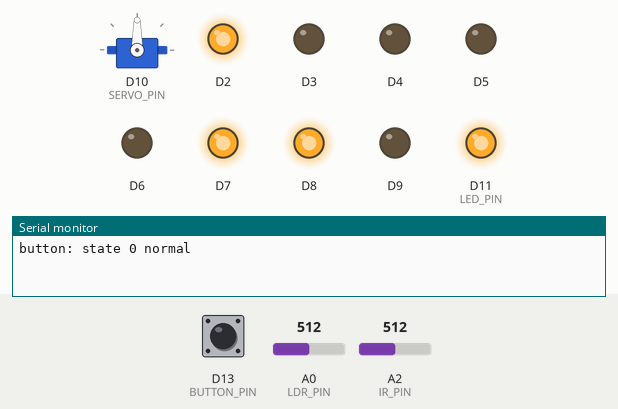
This sketch was run on a simulated Adafruit Feather M0. On the bench: servo, output pins drawn as LEDs (lit = HIGH), the last lines printed to the serial monitor. Inputs (shaded band) come from the test bench; at power-on: D13 (BUTTON_PIN) LOW, A0 (LDR_PIN) = 512, A2 (IR_PIN) = 512.

Above: at 1.2 s.
1.3 s: D13 (BUTTON_PIN) pulled HIGH for 0.15 s
At 3.8 s:
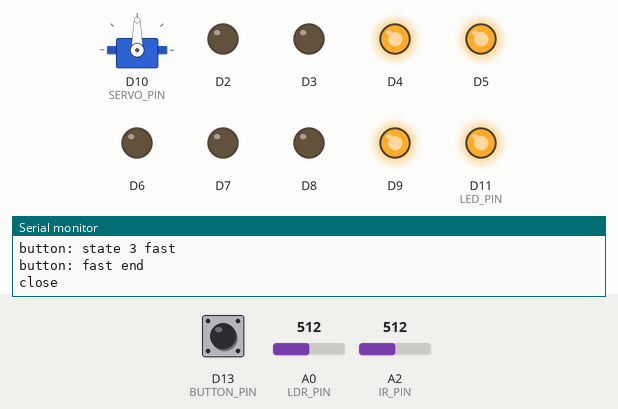
4.4 s: A0 (LDR_PIN) set to 132
7.4 s: A0 (LDR_PIN) set to 108
At 9.4 s:
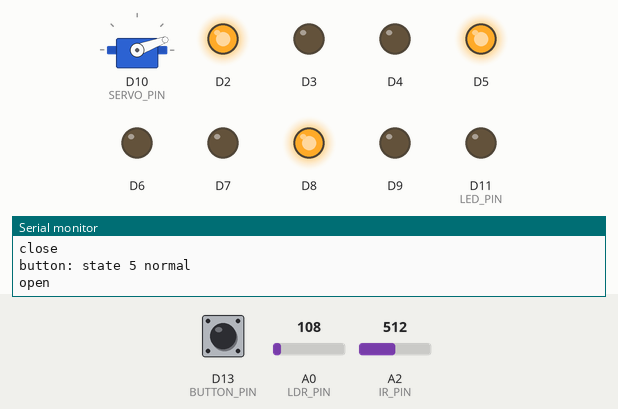
10.4 s: A2 (IR_PIN) set to 136
13.4 s: A2 (IR_PIN) set to 121
At 14.8 s:
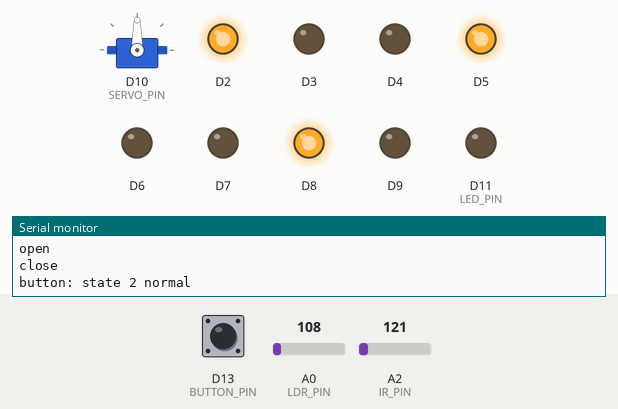
16.4 s: A2 (IR_PIN) set to 138
At 18.7 s:
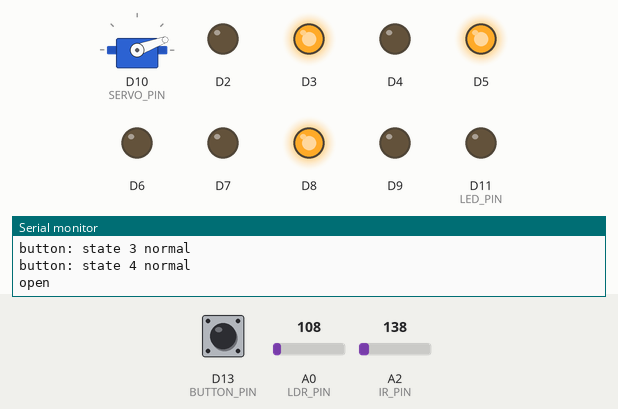
Timing chart, 0 to 41.8 s (numbered marks = the images above; inputs shaded):
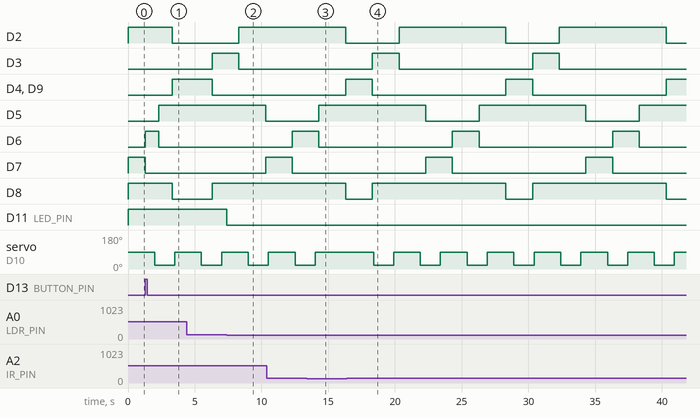

Measured:
- the behaviour switches between 121 and 120 on A0 (LDR_PIN) (found by bisection; images 1 and 2)
- the behaviour switches between 129 and 128 on A2 (IR_PIN) (found by bisection; images 2 and 3)
- after the input at 1.3 s, D2, D8: HIGH → LOW after 2.0 s; D4, D9: LOW → HIGH after 2.0 s; D5: LOW → HIGH after 1.0 s instead of 2.7 s; D7: HIGH → LOW after 0.00 s instead of 0.70 s
- after the input at 7.4 s, D11 (LED_PIN): HIGH → LOW at once
- after the input at 13.4 s, servo on D10 (SERVO_PIN): goes on until 14.0 s, then stays 90°
- after the input at 16.4 s, servo on D10 (SERVO_PIN): alternates 90° for 2.0 s and 20° for 1.5 s, starting after 2.0 s
- by itself, D3, D6: alternates HIGH for 2.0 s and LOW for 10.0 s

The sketch:

tej3traffic.ino
```cpp
#include <Servo.h>
// Names: Shane, Ken, and Caleb
// Teacher: Mr. Wong
// Date: June 9, 2023
// Purpose: Arduino code of traffic light model

#define SERVO_PIN 10
#define SERVO_CLOSED 90
#define SERVO_OPEN 20
#define IR_PIN A2
// assume IR is blocked when IR phototransistor value is more than IR_THRESHOLD
#define IR_THRESHOLD 128
#define BUTTON_PIN 13
#define LED_PIN 11
#define LDR_PIN A0

struct callback_request {
  unsigned long wakeBy;
};

#define flag_high(field, flag) (((field & flag) == flag) ? HIGH : LOW)

#define LIGHT_R 0x1
#define LIGHT_Y 0x2
#define LIGHT_G 0x4

struct situation {
  int through;
  int dead_end;
  int pedestrian;
};

void reconcile(struct situation now) {
  static struct situation prev = {0};
#  define flag_reconcile_debug(field, flag, pin) do { Serial.print(# field); Serial.print(# flag); Serial.print(now.field); Serial.print(","); Serial.print(flag); Serial.print(","); Serial.print((now.field & flag) == flag); Serial.print(" "); Serial.println(flag_high(now. field, flag)); digitalWrite(pin, flag_high(now. field, flag)); } while (0)
#  define flag_reconcile(field, flag, pin) do { digitalWrite(pin, flag_high(now. field, flag)); } while (0)
  // === Traffic Light Pins
  // R Y G
  // 2 3 4 not dead end
  // 5 6 7 dead end
  // 8   9 (pedestrian)
  flag_reconcile(through,    LIGHT_R, 2);
  flag_reconcile(through,    LIGHT_Y, 3);
  flag_reconcile(through,    LIGHT_G, 4);
  flag_reconcile(dead_end,   LIGHT_R, 5);
  flag_reconcile(dead_end,   LIGHT_Y, 6);
  flag_reconcile(dead_end,   LIGHT_G, 7);
  flag_reconcile(pedestrian, LIGHT_R, 8);
  flag_reconcile(pedestrian, LIGHT_G, 9);
  prev = now;
}

// Handles changes to signal lights.
// Called when a) program starts OR b) callback_request.wakeBy is in the current or the past OR c) button pressed.
struct callback_request step(bool button_pressed) {
  static int state = 0; // incremented after wakeOffset milliseconds
  static bool fast = false; // schedule after button is presed
  unsigned long now = millis();
  unsigned long wakeOffset = 2000;
  state %= 6;
  Serial.print("button: state ");
  Serial.print(state);
  if (fast) Serial.println(" fast");
  else Serial.println(" normal");
  if (button_pressed && !fast) {
    fast = true; // set to fast schedule when button is pressed
    Serial.println("button: fast start");
  } else if (button_pressed) {
    Serial.println("button: fast cont");
  }
  // NOTE: LEDs here are in the perspective of the pedestrians.
  //   If the button is pressed when Red LED is on, it speeds up the change for red and yellow LEDs
  //   (50% less time for red, yellow LEDs to stay on), and green LED can stay longer (+50%).
  //   ii. If the button is pressed when Yellow LED is on, it speeds up the change for yellow LED (50%
  //   less time needed for yellow LEDs to stay on), and green LED can stay longer (+50%) once.
  //   iii. If the button is pressed when green LED is on, there should be no change for the current
  //   timing of green LED, but this still speeds up the change for the next cycle (see part (i)) once.
  //   iv. The change to the timing of LEDs is done ONCE only, e.g. in part(i) the LEDs will be back to
  //   normal after green LED stays longer
  switch (state) {
  case 0:
    reconcile({ LIGHT_R, LIGHT_G, LIGHT_R });
    // change lights so:
    //   through    light is red
    //   dead end   light is green
    //   pedestrian light is red
    if (fast) wakeOffset = 1000; // if fast schedule, switch to next state in 1000ms instead of normal 2000ms
    break;
  case 1:
    reconcile({ LIGHT_R, LIGHT_Y, LIGHT_R });
    if (fast) wakeOffset = 1000;
    break;
  case 2:
    reconcile({ LIGHT_R, LIGHT_R, LIGHT_R });
    if (fast) wakeOffset = 1000;
    break;
  case 3:
    if (fast && !button_pressed) {
      fast = false;
      wakeOffset = 3000;
      Serial.println("button: fast end");
    }
    reconcile({ LIGHT_G, LIGHT_R, LIGHT_G });
    break;
  case 4:
    reconcile({ LIGHT_Y, LIGHT_R, LIGHT_R });
    break;
  case 5:
    reconcile({ LIGHT_R, LIGHT_R, LIGHT_R });
    break;
  }
  state ++;
  struct callback_request ret = { now + wakeOffset }; // request to call this function wakeOffset ms later
  return ret;
}

Servo servo;
unsigned long callStep = 0; // call step when millis() >= callStep

void setup() {
  Serial.begin(9600);
  // === Streetlight
  pinMode(LED_PIN, OUTPUT);
  pinMode(LDR_PIN, INPUT_PULLUP);
  // === Buttons
  pinMode(BUTTON_PIN, INPUT);
  // === Traffic Lights
  for (int pin = 2; pin <= 9; pin ++)
    pinMode(pin, OUTPUT);
  // === Servo
  servo.attach(SERVO_PIN);
  // === IR
  pinMode(IR_PIN, INPUT);
}

void handleIR() {
  static int state = 1;
  static unsigned long notepadTime = 0; // random millis() value (meaning dependent on state)
  // === States
  // 1 - nothing is happening
  // 2 - waiting for gate to open (open gate at notepad time)
  // 3 - waiting for gate to close
  int val = analogRead(IR_PIN);
  // debug print
  // Serial.print("IR ");
  // Serial.println(val);

  if (val > IR_THRESHOLD && state == 1) {
    state = 2;
    notepadTime = millis() + 2000; // "after 2 seconds"
  }
  if (state == 2 && notepadTime < millis()) {
    Serial.println("open");
    servo.write(SERVO_OPEN);
    state = 3;
    notepadTime = millis() + 1500; // "stays open for 1.5 seconds"
  }
  if (state == 3 && notepadTime < millis()) {
    Serial.println("close");
    servo.write(SERVO_CLOSED);
    state = 1;
    notepadTime = 0; // clear time for hygiene
  }
}

void loop() {
  static bool prev_button = false;
  bool button_pressed = false;
  bool call = false;
  if (millis() >= callStep) {
    // call if time is up
    call = true;
  }
  button_pressed = digitalRead(BUTTON_PIN);
  if (button_pressed && prev_button != button_pressed) {
    // call if button was pressed or released
    call = true;
    Serial.println("new button_pressed");
  }
  prev_button = button_pressed;
  if (call) {
    struct callback_request cr = step(button_pressed);
    callStep = cr.wakeBy;
    // Serial.print("called ");
    // Serial.println(callStep);
  }

  handleIR();

  delay(1);
  // NOTE: to make sure millis() diffing calculations are over 0
  //       (note that above does not handle SCHEDULE_END -> 0)
  //       not sure if this is needed but it doesn't do much harm...

  // === Streetlight
  int val = analogRead(LDR_PIN);
  if (val > 120) digitalWrite(LED_PIN, HIGH);
  else digitalWrite(LED_PIN, LOW);
}
```
